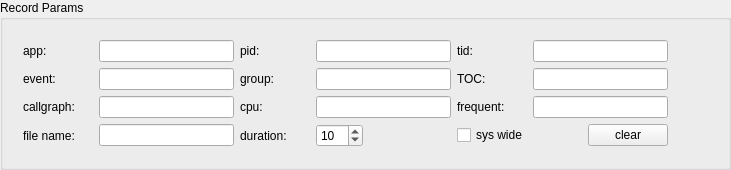
         <widget class="QGroupBox" name="groupBox_stat_2">
          <property name="sizePolicy">
           <sizepolicy hsizetype="Preferred" vsizetype="Preferred">
            <horstretch>0</horstretch>
            <verstretch>0</verstretch>
           </sizepolicy>
          </property>
          <property name="maximumSize">
           <size>
            <width>16777215</width>
            <height>180</height>
           </size>
          </property>
          <property name="title">
           <string>Record Params</string>
          </property>
          <layout class="QGridLayout" name="gridLayout_16">
           <item row="0" column="0">
            <widget class="QWidget" name="widget_3" native="true">
             <property name="sizePolicy">
              <sizepolicy hsizetype="Fixed" vsizetype="Fixed">
               <horstretch>0</horstretch>
               <verstretch>0</verstretch>
              </sizepolicy>
             </property>
             <layout class="QGridLayout" name="gridLayout_2">
              <item row="0" column="0">
               <layout class="QHBoxLayout" name="horizontalLayout_24">
                <item>
                 <widget class="QLabel" name="label_recapp">
                  <property name="minimumSize">
                   <size>
                    <width>70</width>
                    <height>0</height>
                   </size>
                  </property>
                  <property name="maximumSize">
                   <size>
                    <width>70</width>
                    <height>16777215</height>
                   </size>
                  </property>
                  <property name="text">
                   <string>app:</string>
                  </property>
                 </widget>
                </item>
                <item>
                 <widget class="QLineEdit" name="lineEdit_recapp">
                  <property name="minimumSize">
                   <size>
                    <width>135</width>
                    <height>0</height>
                   </size>
                  </property>
                  <property name="maximumSize">
                   <size>
                    <width>135</width>
                    <height>16777215</height>
                   </size>
                  </property>
                 </widget>
                </item>
               </layout>
              </item>
              <item row="0" column="1">
               <layout class="QHBoxLayout" name="horizontalLayout_12">
                <item>
                 <widget class="QLabel" name="label_recpid">
                  <property name="minimumSize">
                   <size>
                    <width>70</width>
                    <height>0</height>
                   </size>
                  </property>
                  <property name="maximumSize">
                   <size>
                    <width>70</width>
                    <height>16777215</height>
                   </size>
                  </property>
                  <property name="text">
                   <string>pid:</string>
                  </property>
                 </widget>
                </item>
                <item>
                 <widget class="QLineEdit" name="lineEdit_recpid">
                  <property name="minimumSize">
                   <size>
                    <width>135</width>
                    <height>0</height>
                   </size>
                  </property>
                  <property name="maximumSize">
                   <size>
                    <width>135</width>
                    <height>16777215</height>
                   </size>
                  </property>
                 </widget>
                </item>
               </layout>
              </item>
              <item row="0" column="2">
               <layout class="QHBoxLayout" name="horizontalLayout_13">
                <item>
                 <widget class="QLabel" name="label_rectid">
                  <property name="minimumSize">
                   <size>
                    <width>70</width>
                    <height>0</height>
                   </size>
                  </property>
                  <property name="maximumSize">
                   <size>
                    <width>70</width>
                    <height>16777215</height>
                   </size>
                  </property>
                  <property name="text">
                   <string>tid:</string>
                  </property>
                 </widget>
                </item>
                <item>
                 <widget class="QLineEdit" name="lineEdit_rectid">
                  <property name="minimumSize">
                   <size>
                    <width>135</width>
                    <height>0</height>
                   </size>
                  </property>
                  <property name="maximumSize">
                   <size>
                    <width>135</width>
                    <height>16777215</height>
                   </size>
                  </property>
                 </widget>
                </item>
               </layout>
              </item>
              <item row="1" column="0">
               <layout class="QHBoxLayout" name="horizontalLayout_15">
                <item>
                 <widget class="QLabel" name="label_recevent">
                  <property name="minimumSize">
                   <size>
                    <width>70</width>
                    <height>0</height>
                   </size>
                  </property>
                  <property name="maximumSize">
                   <size>
                    <width>70</width>
                    <height>16777215</height>
                   </size>
                  </property>
                  <property name="text">
                   <string>event:</string>
                  </property>
                 </widget>
                </item>
                <item>
                 <widget class="QLineEdit" name="lineEdit_recevent">
                  <property name="minimumSize">
                   <size>
                    <width>135</width>
                    <height>0</height>
                   </size>
                  </property>
                  <property name="maximumSize">
                   <size>
                    <width>135</width>
                    <height>16777215</height>
                   </size>
                  </property>
                 </widget>
                </item>
               </layout>
              </item>
              <item row="1" column="1">
               <layout class="QHBoxLayout" name="horizontalLayout_25">
                <item>
                 <widget class="QLabel" name="label_recgroup">
                  <property name="minimumSize">
                   <size>
                    <width>70</width>
                    <height>0</height>
                   </size>
                  </property>
                  <property name="maximumSize">
                   <size>
                    <width>70</width>
                    <height>16777215</height>
                   </size>
                  </property>
                  <property name="text">
                   <string>group:</string>
                  </property>
                 </widget>
                </item>
                <item>
                 <widget class="QLineEdit" name="lineEdit_recgroup">
                  <property name="minimumSize">
                   <size>
                    <width>135</width>
                    <height>0</height>
                   </size>
                  </property>
                  <property name="maximumSize">
                   <size>
                    <width>135</width>
                    <height>16777215</height>
                   </size>
                  </property>
                 </widget>
                </item>
               </layout>
              </item>
              <item row="1" column="2">
               <layout class="QHBoxLayout" name="horizontalLayout_26">
                <item>
                 <widget class="QLabel" name="label_rectoc">
                  <property name="minimumSize">
                   <size>
                    <width>70</width>
                    <height>0</height>
                   </size>
                  </property>
                  <property name="maximumSize">
                   <size>
                    <width>70</width>
                    <height>16777215</height>
                   </size>
                  </property>
                  <property name="text">
                   <string>TOC:</string>
                  </property>
                 </widget>
                </item>
                <item>
                 <widget class="QLineEdit" name="lineEdit_rectoc">
                  <property name="minimumSize">
                   <size>
                    <width>135</width>
                    <height>0</height>
                   </size>
                  </property>
                  <property name="maximumSize">
                   <size>
                    <width>135</width>
                    <height>16777215</height>
                   </size>
                  </property>
                 </widget>
                </item>
               </layout>
              </item>
              <item row="2" column="0">
               <layout class="QHBoxLayout" name="horizontalLayout_19">
                <item>
                 <widget class="QLabel" name="label_reccallgraph">
                  <property name="minimumSize">
                   <size>
                    <width>70</width>
                    <height>0</height>
                   </size>
                  </property>
                  <property name="maximumSize">
                   <size>
                    <width>70</width>
                    <height>16777215</height>
                   </size>
                  </property>
                  <property name="text">
                   <string>callgraph:</string>
                  </property>
                 </widget>
                </item>
                <item>
                 <widget class="QLineEdit" name="lineEdit_reccallgraph">
                  <property name="sizePolicy">
                   <sizepolicy hsizetype="Fixed" vsizetype="Fixed">
                    <horstretch>0</horstretch>
                    <verstretch>0</verstretch>
                   </sizepolicy>
                  </property>
                  <property name="minimumSize">
                   <size>
                    <width>135</width>
                    <height>0</height>
                   </size>
                  </property>
                  <property name="maximumSize">
                   <size>
                    <width>135</width>
                    <height>16777215</height>
                   </size>
                  </property>
                 </widget>
                </item>
               </layout>
              </item>
              <item row="2" column="1">
               <layout class="QHBoxLayout" name="horizontalLayout_6">
                <item>
                 <widget class="QLabel" name="label_reccpu">
                  <property name="minimumSize">
                   <size>
                    <width>70</width>
                    <height>0</height>
                   </size>
                  </property>
                  <property name="maximumSize">
                   <size>
                    <width>70</width>
                    <height>16777215</height>
                   </size>
                  </property>
                  <property name="text">
                   <string>cpu:</string>
                  </property>
                 </widget>
                </item>
                <item>
                 <widget class="QLineEdit" name="lineEdit_reccpu">
                  <property name="minimumSize">
                   <size>
                    <width>135</width>
                    <height>0</height>
                   </size>
                  </property>
                  <property name="maximumSize">
                   <size>
                    <width>135</width>
                    <height>16777215</height>
                   </size>
                  </property>
                 </widget>
                </item>
               </layout>
              </item>
              <item row="2" column="2">
               <layout class="QHBoxLayout" name="horizontalLayout_16">
                <item>
                 <widget class="QLabel" name="label_recfreq">
                  <property name="minimumSize">
                   <size>
                    <width>70</width>
                    <height>0</height>
                   </size>
                  </property>
                  <property name="maximumSize">
                   <size>
                    <width>70</width>
                    <height>16777215</height>
                   </size>
                  </property>
                  <property name="text">
                   <string>frequent:</string>
                  </property>
                 </widget>
                </item>
                <item>
                 <widget class="QLineEdit" name="lineEdit_recfreq">
                  <property name="minimumSize">
                   <size>
                    <width>135</width>
                    <height>0</height>
                   </size>
                  </property>
                  <property name="maximumSize">
                   <size>
                    <width>135</width>
                    <height>16777215</height>
                   </size>
                  </property>
                 </widget>
                </item>
               </layout>
              </item>
              <item row="3" column="0">
               <layout class="QHBoxLayout" name="horizontalLayout_18">
                <item>
                 <widget class="QLabel" name="label_recfilename">
                  <property name="minimumSize">
                   <size>
                    <width>70</width>
                    <height>0</height>
                   </size>
                  </property>
                  <property name="maximumSize">
                   <size>
                    <width>70</width>
                    <height>16777215</height>
                   </size>
                  </property>
                  <property name="text">
                   <string>file name:</string>
                  </property>
                 </widget>
                </item>
                <item>
                 <widget class="QLineEdit" name="lineEdit_recfilename">
                  <property name="minimumSize">
                   <size>
                    <width>135</width>
                    <height>0</height>
                   </size>
                  </property>
                  <property name="maximumSize">
                   <size>
                    <width>135</width>
                    <height>16777215</height>
                   </size>
                  </property>
                  <property name="text">
                   <string/>
                  </property>
                  <property name="placeholderText">
                   <string/>
                  </property>
                 </widget>
                </item>
               </layout>
              </item>
              <item row="3" column="1">
               <layout class="QHBoxLayout" name="horizontalLayout_14">
                <item>
                 <widget class="QLabel" name="label_recduration">
                  <property name="minimumSize">
                   <size>
                    <width>70</width>
                    <height>0</height>
                   </size>
                  </property>
                  <property name="maximumSize">
                   <size>
                    <width>70</width>
                    <height>16777215</height>
                   </size>
                  </property>
                  <property name="text">
                   <string>duration:</string>
                  </property>
                 </widget>
                </item>
                <item>
                 <widget class="QSpinBox" name="spinBox_recduration">
                  <property name="maximumSize">
                   <size>
                    <width>60</width>
                    <height>16777215</height>
                   </size>
                  </property>
                  <property name="maximum">
                   <number>999</number>
                  </property>
                  <property name="singleStep">
                   <number>10</number>
                  </property>
                  <property name="value">
                   <number>10</number>
                  </property>
                 </widget>
                </item>
                <item>
                 <spacer name="horizontalSpacer_9">
                  <property name="orientation">
                   <enum>Qt::Horizontal</enum>
                  </property>
                  <property name="sizeHint" stdset="0">
                   <size>
                    <width>40</width>
                    <height>20</height>
                   </size>
                  </property>
                 </spacer>
                </item>
               </layout>
              </item>
              <item row="3" column="2">
               <layout class="QHBoxLayout" name="horizontalLayout_17">
                <item>
                 <widget class="QCheckBox" name="checkBox_recsw">
                  <property name="sizePolicy">
                   <sizepolicy hsizetype="Maximum" vsizetype="Fixed">
                    <horstretch>0</horstretch>
                    <verstretch>0</verstretch>
                   </sizepolicy>
                  </property>
                  <property name="text">
                   <string>sys wide</string>
                  </property>
                 </widget>
                </item>
                <item>
                 <spacer name="horizontalSpacer_10">
                  <property name="orientation">
                   <enum>Qt::Horizontal</enum>
                  </property>
                  <property name="sizeHint" stdset="0">
                   <size>
                    <width>40</width>
                    <height>20</height>
                   </size>
                  </property>
                 </spacer>
                </item>
                <item>
                 <widget class="QPushButton" name="pushButton_recclear">
                  <property name="sizePolicy">
                   <sizepolicy hsizetype="Fixed" vsizetype="Fixed">
                    <horstretch>0</horstretch>
                    <verstretch>0</verstretch>
                   </sizepolicy>
                  </property>
                  <property name="text">
                   <string>clear</string>
                  </property>
                 </widget>
                </item>
               </layout>
              </item>
             </layout>
            </widget>
           </item>
           <item row="0" column="1">
            <spacer name="horizontalSpacer_8">
             <property name="orientation">
              <enum>Qt::Horizontal</enum>
             </property>
             <property name="sizeHint" stdset="0">
              <size>
               <width>40</width>
               <height>20</height>
              </size>
             </property>
            </spacer>
           </item>
          </layout>
         </widget>
